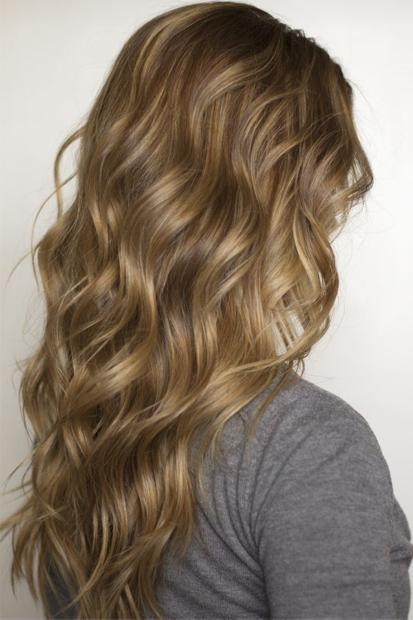
#> input picture apps/api/cv/dataset/figaro1k/bergelombang/00151.jpg, 413 x 620 px
$ python -i curate_dataset.py   (imports and definitions only)
#> lines starting #> are read from the running program, lines starting #| are printed output that depends on the picture
"""Deterministic, non-destructive Phase 1 dataset audit."""
from __future__ import annotations

import argparse
import csv
import hashlib
import json
import math
from collections import Counter, defaultdict
from datetime import datetime, timezone
from pathlib import Path

import numpy as np
from PIL import Image, ImageOps

HERE = Path(__file__).resolve().parent
DATASET = HERE.parent / "dataset"
DEFAULT_OUT = HERE / "reports" / "phase1"
CLASSES = {"lurus", "bergelombang", "keriting", "sangat-keriting"}
ALIASES = {"sangat keriting": "sangat-keriting"}
EXTENSIONS = {".jpg", ".jpeg", ".png", ".webp", ".bmp"}


# [6 lines left out: function sha256_file, not called in this run]


def _dct_matrix(size: int = 32) -> np.ndarray:
#> further down, picture is the input picture: PIL image 413x620 RGB; mean R, G, B 136.8, 123.2, 108.7
    x = np.arange(size, dtype=np.float64)
    k = x[:, None]
    matrix = np.cos((math.pi / size) * (x + 0.5) * k)
    matrix[0] *= math.sqrt(1 / size)
    matrix[1:] *= math.sqrt(2 / size)
    return matrix


DCT32 = _dct_matrix()


def perceptual_hashes(rgb: Image.Image) -> tuple[str, str]:
    gray = rgb.convert("L")
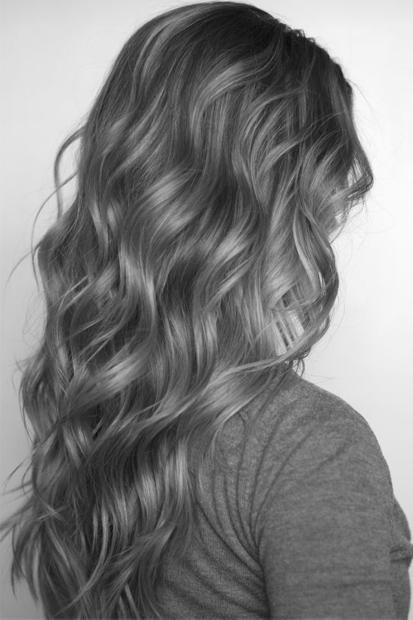
#> gray: PIL image 413x620 L; min 11, max 255, mean 125.6
    dh = np.asarray(gray.resize((9, 8), Image.Resampling.LANCZOS), dtype=np.int16)
    differences = (dh[:, :-1] > dh[:, 1:]).flatten()
    dhash = sum(int(value) << i for i, value in enumerate(differences))
#> dhash = 10466650311900210974
    small = np.asarray(gray.resize((32, 32), Image.Resampling.LANCZOS), dtype=np.float64)
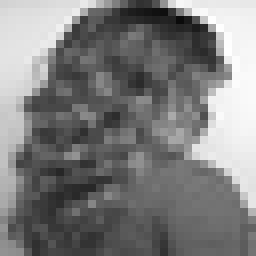
#> small: shape (32, 32) float64 (shown 8 times larger); min 11, max 255, mean 125.5
    coeff = DCT32 @ small @ DCT32.T
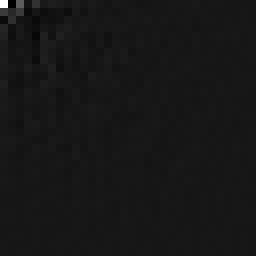
#> coeff: shape (32, 32) float64 (shown 8 times larger); min -398.1, max 4015.7, mean 6.1; drawn with min black and max white
    low = coeff[:8, :8].flatten()
#> low = 64 values, max 4015.7 at index 0, min -398.1 at index 1, mean 94.68
    median = float(np.median(low[1:]))
#> median = -31.95
    phash = sum(int(value > median) << i for i, value in enumerate(low))
#> phash = 7594733244277463029
    return f"{dhash:016x}", f"{phash:016x}"


# [37 lines left out: functions discover, inspect, not called in this run]


def hamming(left: str, right: str) -> int:
    return (int(left, 16) ^ int(right, 16)).bit_count()


# [71 lines left out: functions duplicate_candidates, run, main, not called in this run]


# [2 lines not run here, left out]

>>> from PIL import Image
>>> picture = Image.open('../dataset/figaro1k/bergelombang/00151.jpg')
>>> result = perceptual_hashes(picture)
#> result = ('91410301050b271e', '6965e9a5a50217f5')

$ run again, on apps/api/cv/dataset/figaro1k/lurus/00002.jpg
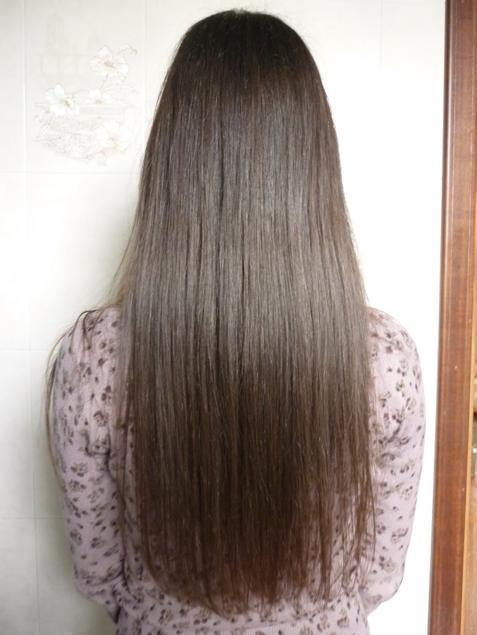
#> input picture apps/api/cv/dataset/figaro1k/lurus/00002.jpg, 477 x 635 px
#> picture is the input picture: PIL image 477x635 RGB; mean R, G, B 161.9, 148.6, 142.2
#> in perceptual_hashes, `gray = rgb.convert("L")`:
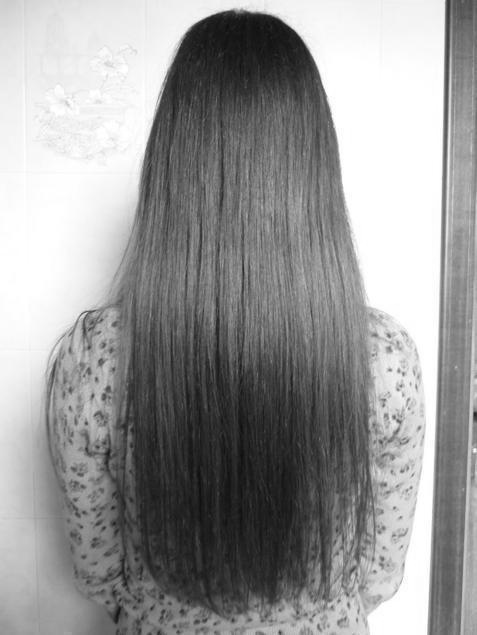
#> gray: PIL image 477x635 L; min 14, max 255, mean 151.9
#> dhash = 10344644681351464588
#> in perceptual_hashes, `coeff = DCT32 @ small @ DCT32.T`:
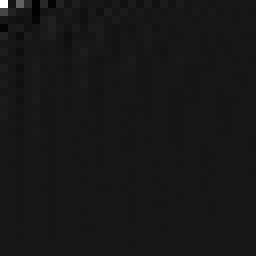
#> coeff: shape (32, 32) float64 (shown 8 times larger); min -487.6, max 4852.7, mean 6.6; drawn with min black and max white
#> low = 64 values, max 4852.7 at index 0, min -487.6 at index 4, mean 108.9
#> median = 7.01
#> phash = 15569352285470410669
#> result = ('8f8f8f878796868c', 'd8117369e66147ad')
